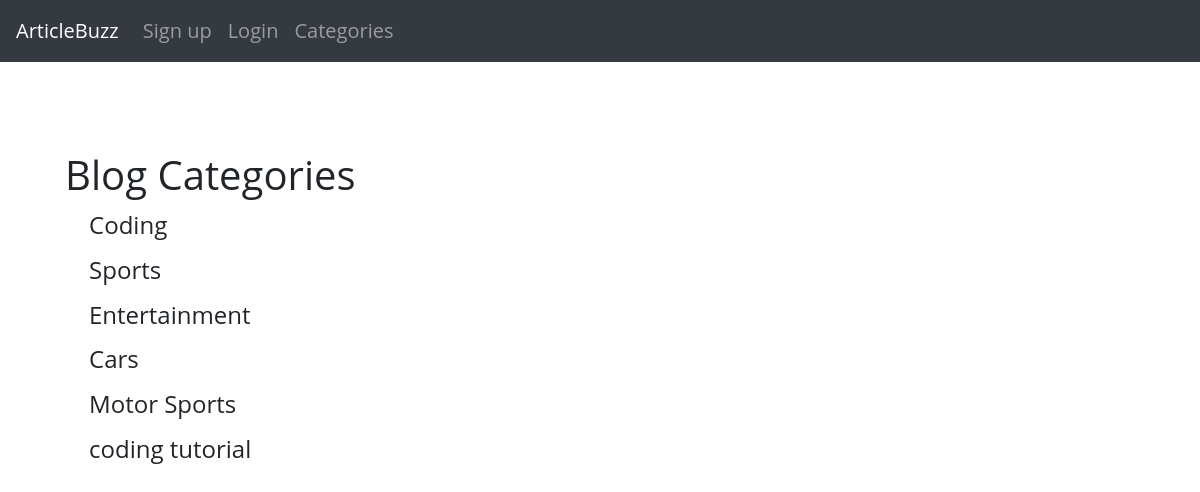
The page /category-list/ on the database as committed earlier.
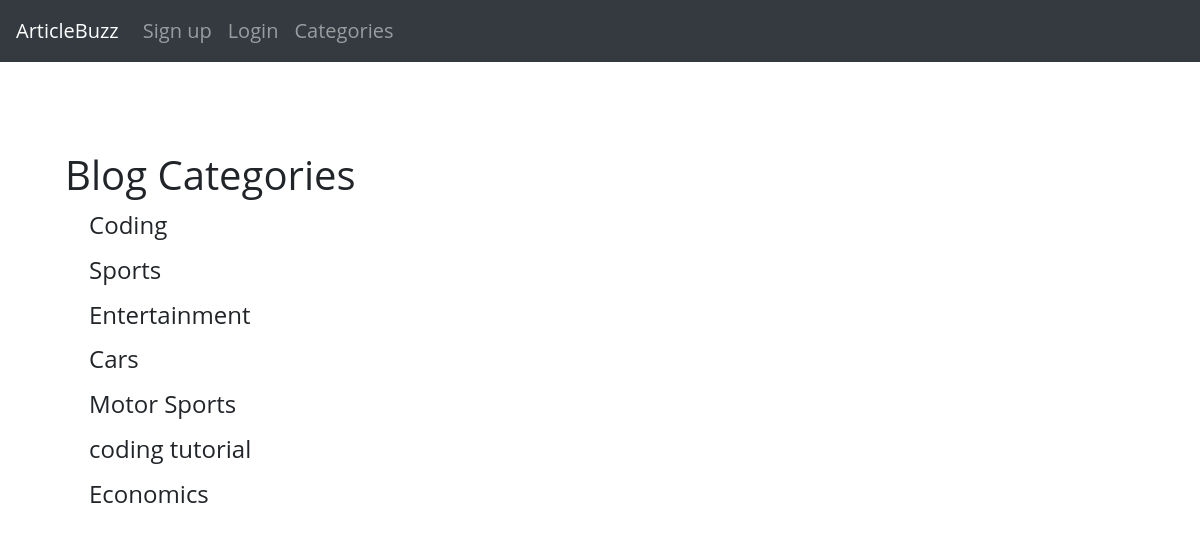
The same page on the database as committed later.
### theblog/models.py (models this page shows, shortened)
class Category(models.Model):
	name = models.CharField(max_length=255)
	def __str__(self):
		return self.name

### theblog/views.py (the view)
# urls.py: path('category-list/', CategoryListView, name = 'category-list'),
def CategoryListView(request):
	cat_menu_list = Category.objects.all()
	return render(request, 'category_list.html', {'cat_menu_list':cat_menu_list})

### theblog/templates/category_list.html (shortened to what this page needs)
{% extends 'base.html' %}
{%block content%}
	<h1>Blog Categories</h1>
	{% for item in cat_menu_list %}
		<h4><a class="dropdown-item" href="{% url 'category' item %}"> {{ item }}</a></h4>
	{% endfor %}
{%endblock%}

Rows that differ between the two databases and show on the page:
added Category: name "Economics"
